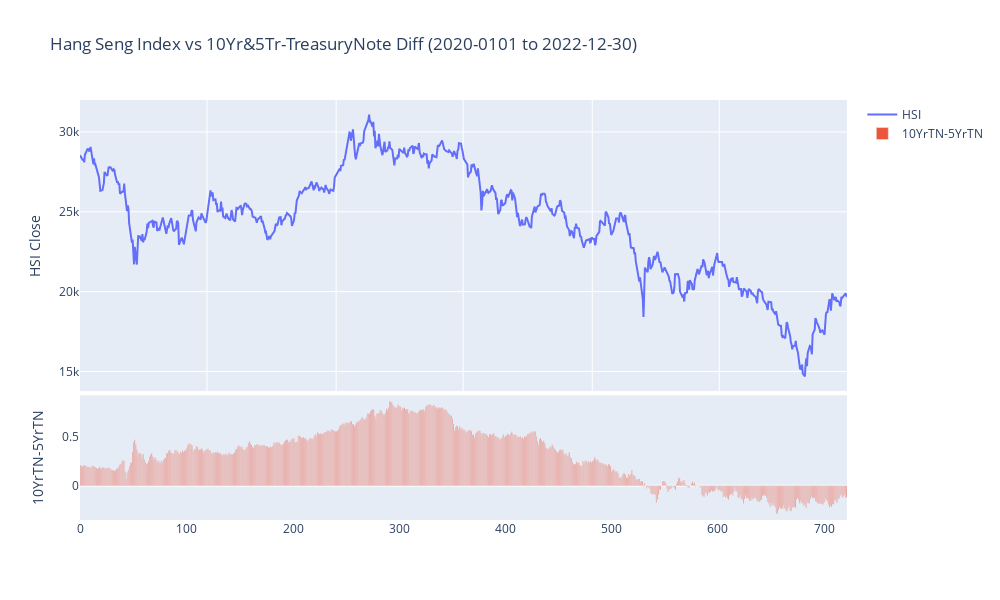

The notebook cell saved with this chart:
### Markdown cell above
Install Plotly Express
**pip Install plotly**
pip install --upgrade nbformat

### Code cell
# 76 Plot
import plotly.graph_objects as go
from plotly.subplots import make_subplots
fig = make_subplots(rows=2,cols=1,shared_xaxes=True,
                   vertical_spacing=0.01,row_heights=[0.7,0.3])
fig.add_trace(go.Scatter(x=df_all.index,y=df_all['HSI'],name='HSI'),
              row=1,col=1)
fig.add_trace(go.Bar(y=diff['10YrTN'],name='10YrTN-5YrTN'),row=2,col=1)
fig.update_yaxes(title_text='10YrTN-5YrTN',showgrid=False,row=2,col=1)
fig.update_layout(title='Hang Seng Index vs 10Yr&5Tr-TreasuryNote Diff (2020-0101 to 2022-12-30)',
                  yaxis_title='HSI Close',
                  xaxis_rangeslider_visible=False,
                  width=1000,height=600)
fig

### Figure 1 — Plotly figure (JSON) as saved in the notebook; plotly's stock layout.template omitted (floating-point values rounded to 4 significant figures; data arrays with more than 128 entries replaced by an {"elided": "..."} marker saying what was removed)
{"data": [{"name": "HSI", "type": "scatter", "x": {"elided": "722 str values"}, "xaxis": "x", "y": {"elided": "722 float values"}, "yaxis": "y"}, {"name": "10YrTN-5YrTN", "type": "bar", "xaxis": "x2", "y": {"elided": "722 float values"}, "yaxis": "y2"}], "layout": {"height": 600, "title": {"text": "Hang Seng Index vs 10Yr&5Tr-TreasuryNote Diff (2020-0101 to 2022-12-30)"}, "width": 1000, "xaxis": {"anchor": "y", "domain": [0, 1], "matches": "x2", "rangeslider": {"visible": false}, "showticklabels": false}, "xaxis2": {"anchor": "y2", "domain": [0, 1]}, "yaxis": {"anchor": "x", "domain": [0.307, 1], "title": {"text": "HSI Close"}}, "yaxis2": {"anchor": "x2", "domain": [0, 0.297], "showgrid": false, "title": {"text": "10YrTN-5YrTN"}}}}
